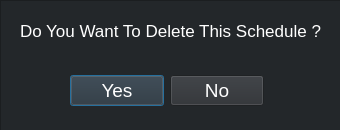
<?xml version="1.0" encoding="UTF-8"?>
<ui version="4.0">
 <class>Dialog</class>
 <widget class="QDialog" name="Dialog">
  <property name="geometry">
   <rect>
    <x>0</x>
    <y>0</y>
    <width>340</width>
    <height>130</height>
   </rect>
  </property>
  <property name="minimumSize">
   <size>
    <width>340</width>
    <height>130</height>
   </size>
  </property>
  <property name="maximumSize">
   <size>
    <width>340</width>
    <height>130</height>
   </size>
  </property>
  <property name="windowTitle">
   <string>Dialog</string>
  </property>
  <widget class="QFrame" name="outer_frame_s_d">
   <property name="geometry">
    <rect>
     <x>0</x>
     <y>0</y>
     <width>450</width>
     <height>170</height>
    </rect>
   </property>
   <property name="styleSheet">
    <string notr="true">background-color: rgb(44, 47, 51);
background-color: rgb(35, 39, 42);</string>
   </property>
   <property name="frameShape">
    <enum>QFrame::StyledPanel</enum>
   </property>
   <property name="frameShadow">
    <enum>QFrame::Raised</enum>
   </property>
   <widget class="QWidget" name="horizontalLayoutWidget">
    <property name="geometry">
     <rect>
      <x>70</x>
      <y>60</y>
      <width>194</width>
      <height>61</height>
     </rect>
    </property>
    <layout class="QHBoxLayout" name="horizontallayout_s_d">
     <item>
      <widget class="QPushButton" name="yes_button_s_d">
       <property name="font">
        <font>
         <family>Arial</family>
         <pointsize>14</pointsize>
        </font>
       </property>
       <property name="styleSheet">
        <string notr="true">background-color: rgb(44, 47, 51);
color: rgb(255, 255, 255);</string>
       </property>
       <property name="text">
        <string>Yes</string>
       </property>
      </widget>
     </item>
     <item>
      <widget class="QPushButton" name="no_button_s_d">
       <property name="font">
        <font>
         <family>Arial</family>
         <pointsize>14</pointsize>
        </font>
       </property>
       <property name="styleSheet">
        <string notr="true">background-color: rgb(44, 47, 51);
color: rgb(255, 255, 255);</string>
       </property>
       <property name="text">
        <string>No</string>
       </property>
      </widget>
     </item>
    </layout>
   </widget>
   <widget class="QLabel" name="label_s_d">
    <property name="geometry">
     <rect>
      <x>20</x>
      <y>10</y>
      <width>321</width>
      <height>41</height>
     </rect>
    </property>
    <property name="font">
     <font>
      <family>Arial</family>
      <pointsize>13</pointsize>
     </font>
    </property>
    <property name="layoutDirection">
     <enum>Qt::LeftToRight</enum>
    </property>
    <property name="styleSheet">
     <string notr="true">background-color: rgb(35, 39, 42);
color: rgb(255, 255, 255);</string>
    </property>
    <property name="text">
     <string>Do You Want To Delete This Schedule ?</string>
    </property>
   </widget>
  </widget>
 </widget>
 <resources/>
 <connections/>
</ui>
